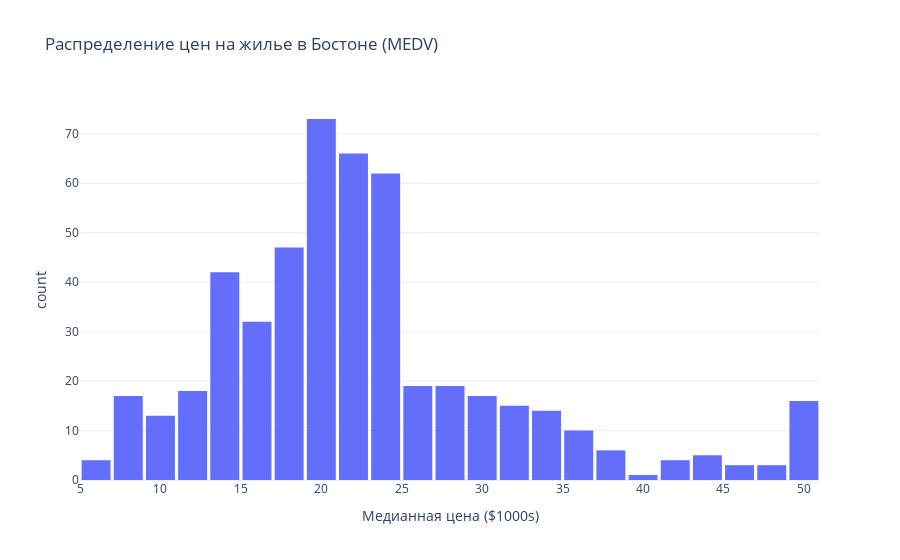

Write notebook code for a chart like this one.
### Code cell
# Анализ распределения целевой переменной (MEDV - цены домов)
# px.histogram: создает интерактивную гистограмму
# x='MEDV': данные для оси X (цены)
# title: заголовок графика
# labels: переименовывает подписи осей для лучшей читаемости
# nbins=30: количество бинов (столбцов) в гистограмме
# template='plotly_white': использует белую тему для лучшей видимости

fig = px.histogram(df, 
                   x='MEDV', 
                   title='Распределение цен на жилье в Бостоне (MEDV)',
                   labels={'MEDV': 'Медианная цена ($1000s)'},
                   nbins=30,
                   template='plotly_white')
fig.update_layout(bargap=0.1)  # bargap: зазор между столбцами
fig.show()

### Figure 1 — Plotly figure (JSON) as saved in the notebook; plotly's stock layout.template omitted (floating-point values rounded to 4 significant figures; data arrays with more than 128 entries replaced by an {"elided": "..."} marker saying what was removed)
{"data": [{"bingroup": "x", "hovertemplate": "Медианная цена ($1000s)=%{x}<br>count=%{y}<extra></extra>", "legendgroup": "", "marker": {"color": "#636efa", "pattern": {"shape": ""}}, "name": "", "nbinsx": 30, "orientation": "v", "showlegend": false, "type": "histogram", "x": {"elided": "506 float values"}, "xaxis": "x", "yaxis": "y"}], "layout": {"bargap": 0.1, "barmode": "relative", "legend": {"tracegroupgap": 0}, "title": {"text": "Распределение цен на жилье в Бостоне (MEDV)"}, "xaxis": {"anchor": "y", "domain": [0, 1], "title": {"text": "Медианная цена ($1000s)"}}, "yaxis": {"anchor": "x", "domain": [0, 1], "title": {"text": "count"}}}}
